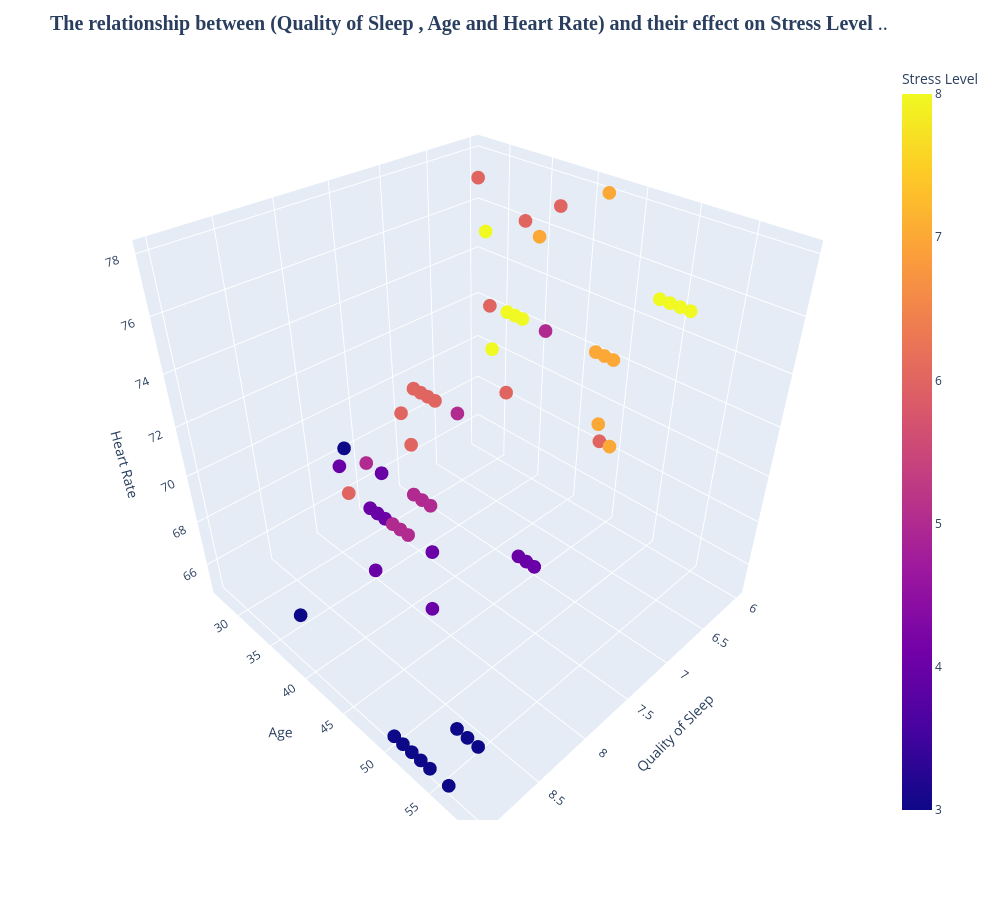

The cell this chart's notebook holds for it:
### Code cell
fig = px.scatter_3d(df, 
                    x='Quality of Sleep', 
                    y='Age',      
                    z='Heart Rate',          
                    color='Stress Level',   
                    width=1000, height=900,
                    color_discrete_sequence=['white','#4A235A','#C39BD3'])
fig.update_layout(title='<b>The relationship between (Quality of Sleep , Age and Heart Rate) and their effect on Stress Level</b> ..',
                  titlefont={'size': 20,'family': 'Serif'},
                  showlegend=True)

fig.show()

### Figure 1 — Plotly figure (JSON) as saved in the notebook; plotly's stock layout.template omitted (floating-point values rounded to 4 significant figures; data arrays with more than 128 entries replaced by an {"elided": "..."} marker saying what was removed)
{"data": [{"hovertemplate": "Quality of Sleep=%{x}<br>Age=%{y}<br>Heart Rate=%{z}<br>Stress Level=%{marker.color}<extra></extra>", "legendgroup": "", "marker": {"color": {"elided": "355 int values"}, "coloraxis": "coloraxis", "symbol": "circle"}, "mode": "markers", "name": "", "scene": "scene", "showlegend": false, "type": "scatter3d", "x": {"elided": "355 int values"}, "y": {"elided": "355 int values"}, "z": {"elided": "355 int values"}}], "layout": {"coloraxis": {"colorbar": {"title": {"text": "Stress Level"}}, "colorscale": [[0, "#0d0887"], [0.1111, "#46039f"], [0.2222, "#7201a8"], [0.3333, "#9c179e"], [0.4444, "#bd3786"], [0.5556, "#d8576b"], [0.6667, "#ed7953"], [0.7778, "#fb9f3a"], [0.8889, "#fdca26"], [1, "#f0f921"]]}, "height": 900, "legend": {"tracegroupgap": 0}, "margin": {"t": 60}, "scene": {"aspectmode": "auto", "aspectratio": {"x": 1, "y": 1, "z": 1}, "domain": {"x": [0, 1], "y": [0, 1]}, "xaxis": {"title": {"text": "Quality of Sleep"}, "type": "linear"}, "yaxis": {"title": {"text": "Age"}, "type": "linear"}, "zaxis": {"title": {"text": "Heart Rate"}, "type": "linear"}}, "showlegend": true, "title": {"font": {"family": "Serif", "size": 20}, "text": "<b>The relationship between (Quality of Sleep , Age and Heart Rate) and their effect on Stress Level</b> .."}, "width": 1000}}
